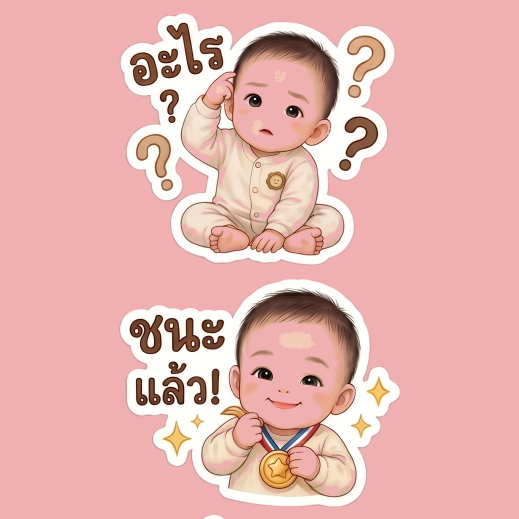
#> input picture Gemini_Generated_Image_8e9j988e9j988e9j (1)_split/Gemini_Generated_Image_8e9j988e9j988e9j (1)_01.png, 1038 x 1038 px (shown at 1/2 size)
$ python -i app.py   (imports and definitions only)
#> lines starting #> are read from the running program, lines starting #| are printed output that depends on the picture; after the words box and inside, x2 and y2 are one past the last pixel; in counts of white or black regions, pixels touching at a corner belong together
#> further down, picture is the input picture: shape (1038, 1038, 3); mean B, G, R 175, 179.5, 231.3
import streamlit as st
import cv2
import numpy as np
import os
import zipfile
from io import BytesIO
from PIL import Image
import streamlit.components.v1 as components
import base64

# --- Core Logic Functions ---

# [62 lines left out: function extract_stickers_logic, not called in this run]

def get_study_steps_logic(img):
    """Generates a dictionary of images representing each step of the process."""
    steps = {}
    steps["1. Original"] = cv2.cvtColor(img, cv2.COLOR_BGR2RGB)

    hsv = cv2.cvtColor(img, cv2.COLOR_BGR2HSV)
#> hsv: shape (1038, 1038, 3); mean H, S, V 6.7, 65.8, 231.4
    lower_white = np.array([0, 0, 190])
    upper_white = np.array([180, 50, 255])
    white_mask = cv2.inRange(hsv, lower_white, upper_white)
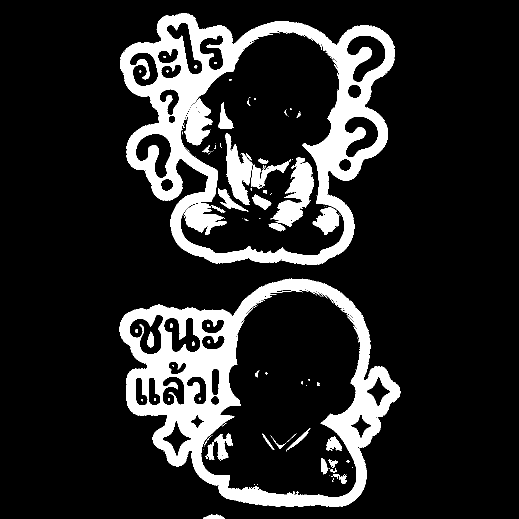
#> white_mask: shape (1038, 1038) (shown at 1/2 size); 15.5% white; 132 white regions (90 under 20 px), largest, box (x1, y1, x2, y2) and area: (240, 26, 790, 530) 72840, (238, 557, 801, 1014) 68109, (541, 314, 628, 453) 5281
    steps["2. HSV White Mask"] = white_mask

    kernel = cv2.getStructuringElement(cv2.MORPH_RECT, (5, 5))
    cleaned_mask = cv2.morphologyEx(white_mask, cv2.MORPH_OPEN, kernel)
#> cleaned_mask: shape (1038, 1038); 15% white; 36 white regions, largest, box (x1, y1, x2, y2) and area: (240, 27, 790, 530) 71132, (239, 558, 801, 1014) 66285, (547, 325, 627, 452) 4872
    cleaned_mask = cv2.morphologyEx(cleaned_mask, cv2.MORPH_CLOSE, kernel)
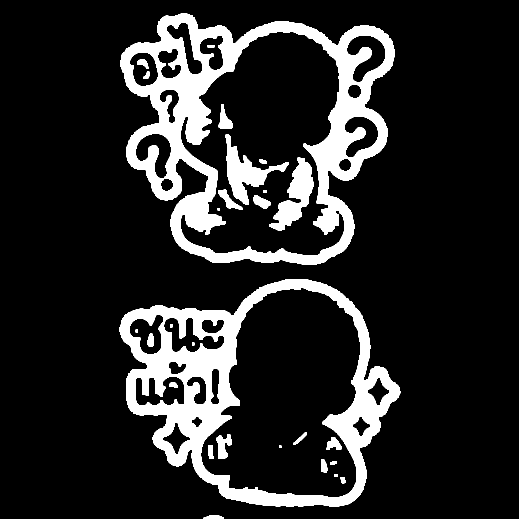
#> cleaned_mask: shape (1038, 1038) (shown at 1/2 size); 15.1% white; 28 white regions
    steps["3. Morphological Cleaning"] = cleaned_mask

    contours, _ = cv2.findContours(cleaned_mask, cv2.RETR_EXTERNAL, cv2.CHAIN_APPROX_SIMPLE)
#> contours = 3 contours; box (x1, y1, x2, y2) and area: (240, 27, 790, 530) 199716, (239, 558, 801, 1014) 180692, (407, 1030, 448, 1038) 210
    det_img = cv2.cvtColor(img, cv2.COLOR_BGR2RGB)
    valid_contours = []
    for cnt in contours:
        x, y, w, h = cv2.boundingRect(cnt)
        if w > 100 and h > 100:
            valid_contours.append(cnt)
            cv2.rectangle(det_img, (x, y), (x + w, y + h), (0, 255, 0), 5)
#> this loop made 3 passes
#> (x, y, w, h) on passes 1 to 3: (407, 1030, 41, 8), (239, 558, 562, 456), (240, 27, 550, 503)
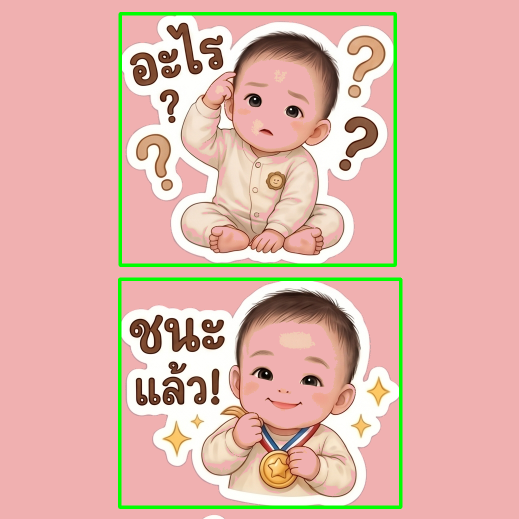
#> det_img: shape (1038, 1038, 3) (shown at 1/2 size); mean R, G, B 224.9, 181.6, 170.3
#> after the loop, valid_contours = 2 contours; box (x1, y1, x2, y2) and area: (240, 27, 790, 530) 199716, (239, 558, 801, 1014) 180692
    steps["4. Object Detection"] = det_img

    if valid_contours:
        valid_contours.sort(key=lambda c: (cv2.boundingRect(c)[1], cv2.boundingRect(c)[0]))
        sample_cnt = valid_contours[0]
#> sample_cnt = contour of 1090 points, box (x1, y1, x2, y2) (240, 27, 790, 530), area 199716
        x, y, w, h = cv2.boundingRect(sample_cnt)
        pad = 80
        x1, y1 = max(0, x - pad), max(0, y - pad)
#> x1 = 160; y1 = 0
        x2, y2 = min(img.shape[1], x + w + pad), min(img.shape[0], y + h + pad)
#> x2 = 870; y2 = 610

        local_mask = np.zeros((y2 - y1, x2 - x1), dtype=np.uint8)
        shifted_cnt = sample_cnt - [x1, y1]
#> shifted_cnt = 1090 rows, first 8: [201, 27], [200, 28], [198, 28], [197, 29], [196, 29], [195, 30], [191, 30], [191, 31]
        cv2.drawContours(local_mask, [shifted_cnt], -1, 255, -1)
#> local_mask: shape (610, 710); 46.4% white; 1 white region, box (x1, y1, x2, y2) and area: (80, 27, 630, 530) 200922
        steps["5. Solid Filled Mask (Internal Detail Preserved)"] = local_mask

        shadow_blur = cv2.GaussianBlur(local_mask, (51, 51), 0)
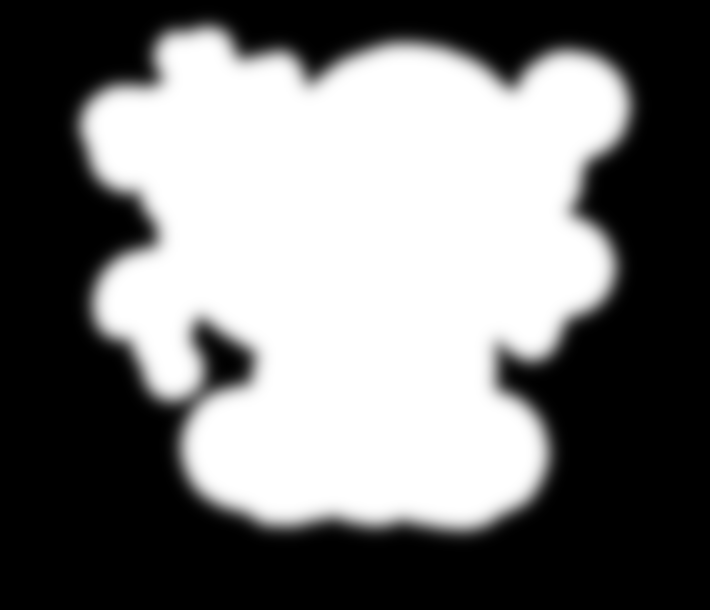
#> shadow_blur: shape (610, 710); min 0, max 255, mean 118.3
        M = np.float32([[1, 0, 12], [0, 1, 12]])
        shadow_shifted = cv2.warpAffine(shadow_blur, M, (x2-x1, y2-y1))
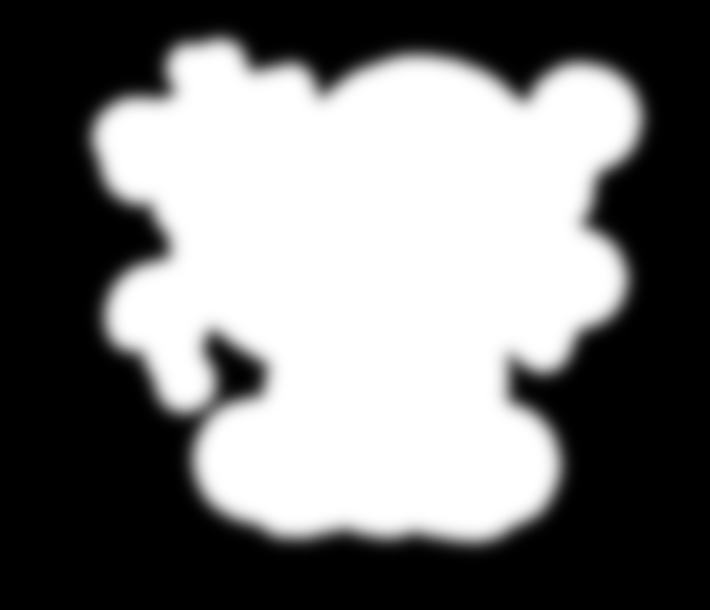
#> shadow_shifted: shape (610, 710); min 0, max 255, mean 118.3
        steps["6. Generated Shadow Layer"] = shadow_shifted

        final_png = np.zeros((y2 - y1, x2 - x1, 4), dtype=np.uint8)
        final_png[:, :, 3] = (shadow_shifted * 0.45).astype(np.uint8)
        sticker_rgba = cv2.cvtColor(img[y1:y2, x1:x2], cv2.COLOR_BGR2BGRA)
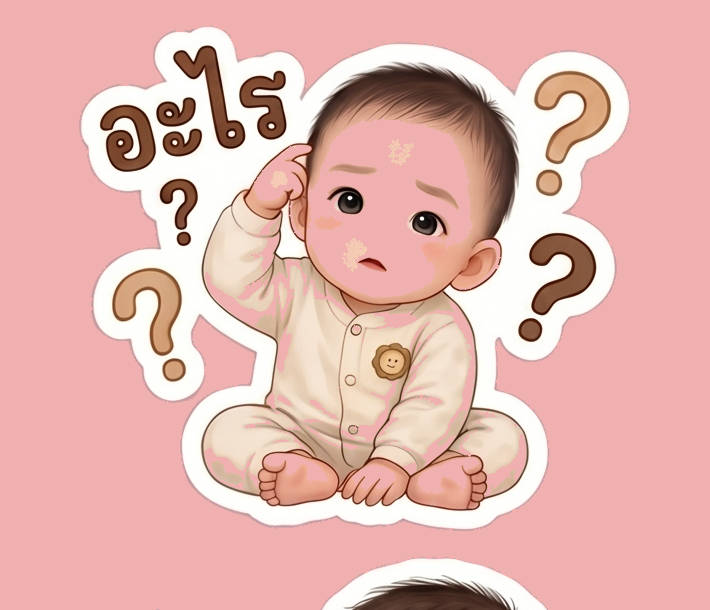
#> sticker_rgba: shape (610, 710, 4); mean B, G, R, A 176, 181.7, 228.4, 255
        sticker_rgba[:, :, 3] = local_mask
        alpha_s = sticker_rgba[:, :, 3] / 255.0
        alpha_l = 1.0 - alpha_s
        for c in range(3):
            final_png[:, :, c] = (alpha_s * sticker_rgba[:, :, c] + alpha_l * final_png[:, :, c])
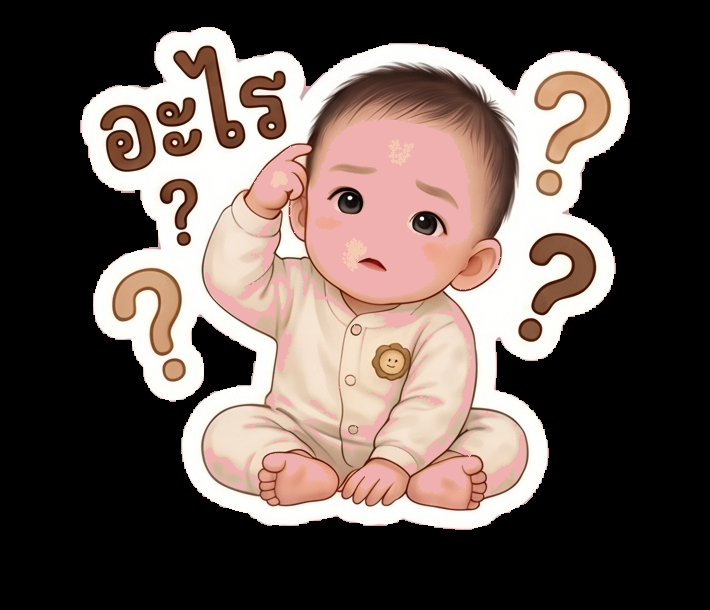
#> final_png: shape (610, 710, 4); mean of channels 0, 1, 2, 3 82, 87.6, 101.1, 52.9; drawn as B, G, R
        final_png[:, :, 3] = cv2.addWeighted(final_png[:, :, 3], 1, sticker_rgba[:, :, 3], 1, 0)
        steps["7. Final Stylized Result"] = cv2.cvtColor(final_png, cv2.COLOR_BGRA2RGBA)

    return steps

# [7 lines left out: function get_image_download_link, not called in this run]

# --- Streamlit UI ---
# [1 line not run here, left out]

# Initialize session state
if 'extracted_stickers' not in st.session_state:
    st.session_state.extracted_stickers = None
if 'study_data' not in st.session_state:
    st.session_state.study_data = None
if 'last_file' not in st.session_state:
    st.session_state.last_file = None

# Sidebar Navigation
# [1 line not run here, left out]
# [1 line that did not run here, left out]

# --- Page 1: Main Extractor ---
# [154 lines not run here, left out]

>>> import cv2
>>> picture = cv2.imread('Gemini_Generated_Image_8e9j988e9j988e9j (1)_split/Gemini_Generated_Image_8e9j988e9j988e9j (1)_01.png')
>>> result = get_study_steps_logic(picture)
#> result = 7 items

$ run again, on Gemini_Generated_Image_8e9j988e9j988e9j (1)_split/Gemini_Generated_Image_8e9j988e9j988e9j (1)_03.png
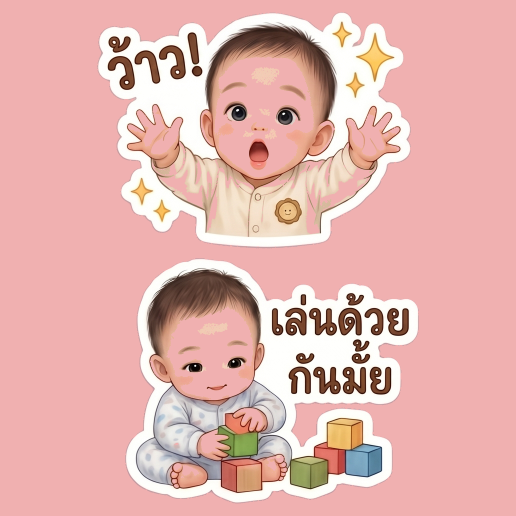
#> input picture Gemini_Generated_Image_8e9j988e9j988e9j (1)_split/Gemini_Generated_Image_8e9j988e9j988e9j (1)_03.png, 1031 x 1031 px (shown at 1/2 size)
#> picture is the input picture: shape (1031, 1031, 3); mean B, G, R 175.2, 179.7, 228.6
#> hsv: shape (1031, 1031, 3); mean H, S, V 10.3, 64.3, 229.1
#> white_mask: shape (1031, 1031); 18.7% white; 133 white regions (96 under 20 px), largest, box (x1, y1, x2, y2) and area: (195, 24, 821, 496) 93041, (251, 517, 837, 1006) 78405, (309, 773, 436, 910) 9284
#> contours = 2 contours; box (x1, y1, x2, y2) and area: (195, 25, 821, 495) 223957, (251, 517, 837, 1006) 210628
#> the loop in get_study_steps_logic, `for cnt in contours:` made 2 passes
#> (x, y, w, h) on passes 1 to 2: (251, 517, 586, 489), (195, 25, 626, 470)
#> after the loop in get_study_steps_logic, `for cnt in contours:`:
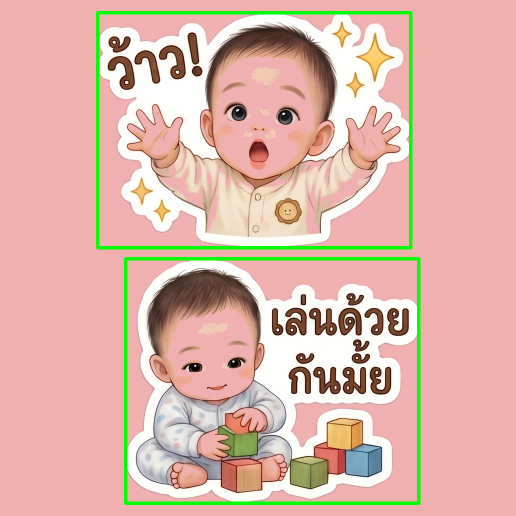
#> det_img: shape (1031, 1031, 3) (shown at 1/2 size); mean R, G, B 221.8, 181.9, 170.2
#> after the loop in get_study_steps_logic, `for cnt in contours:`: valid_contours has the same summary as contours
#> sample_cnt = contour of 1040 points, box (x1, y1, x2, y2) (195, 25, 821, 495), area 223957
#> x1 = 115; y1 = 0
#> x2 = 901; y2 = 575
#> shifted_cnt = 1040 rows, first 8: [424, 25], [423, 26], [415, 26], [413, 28], [407, 28], [406, 29], [392, 29], [391, 30]
#> local_mask: shape (575, 786); 49.8% white; 1 white region, box (x1, y1, x2, y2) and area: (80, 25, 706, 495) 225091
#> after the loop in get_study_steps_logic, `for c in range(3):`:
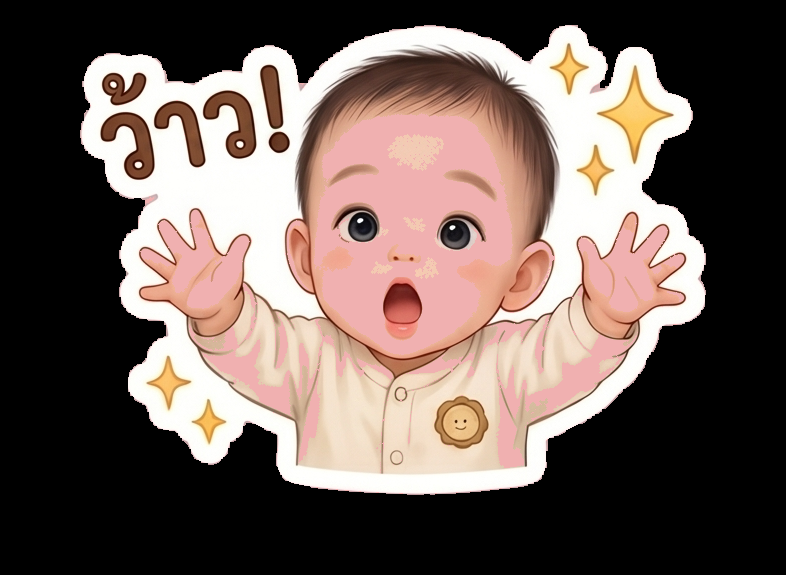
#> final_png: shape (575, 786, 4); mean of channels 0, 1, 2, 3 89.4, 95.4, 110.9, 56.8; drawn as B, G, R
#> result = 7 items

$ run again, on Gemini_Generated_Image_8e9j988e9j988e9j (1)_split/Gemini_Generated_Image_8e9j988e9j988e9j (1)_04.png
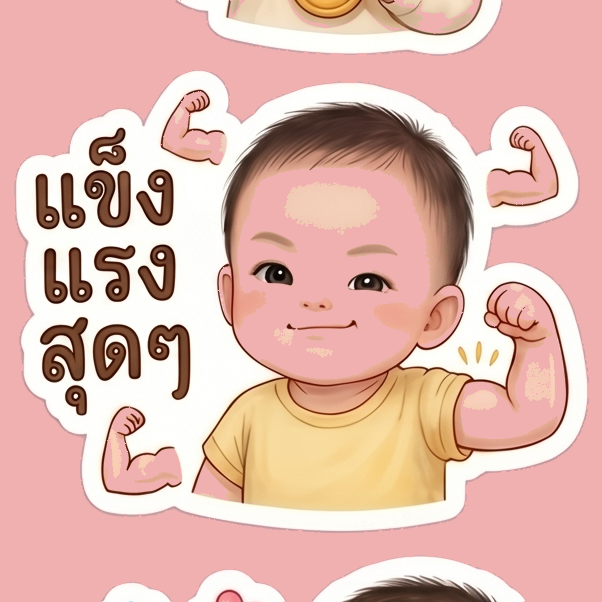
#> input picture Gemini_Generated_Image_8e9j988e9j988e9j (1)_split/Gemini_Generated_Image_8e9j988e9j988e9j (1)_04.png, 602 x 602 px
#> picture is the input picture: shape (602, 602, 3); mean B, G, R 174.6, 184.6, 226
#> hsv: shape (602, 602, 3); mean H, S, V 12.7, 65.1, 226.1
#> white_mask: shape (602, 602); 27.2% white; 43 white regions (28 under 20 px), largest, box (x1, y1, x2, y2) and area: (15, 70, 588, 533) 83133, (178, 0, 502, 55) 7646, (313, 555, 526, 602) 4540
#> contours = 6 contours; box (x1, y1, x2, y2) and area: (15, 71, 588, 532) 211244, (181, 0, 502, 55) 7123, (313, 555, 524, 602) 4060, (188, 570, 284, 602) 1710, (104, 582, 171, 602) 890, (452, 0, 462, 8) 58
#> the loop in get_study_steps_logic, `for cnt in contours:` made 6 passes
#> (x, y, w, h) on passes 1 to 6: (104, 582, 67, 20), (188, 570, 96, 32), (313, 555, 211, 47), (15, 71, 573, 461), (452, 0, 10, 8), (181, 0, 321, 55)
#> after the loop in get_study_steps_logic, `for cnt in contours:`: valid_contours = 1 contour; box (x1, y1, x2, y2) and area: (15, 71, 588, 532) 211244
#> sample_cnt = contour of 859 points, box (x1, y1, x2, y2) (15, 71, 588, 532), area 211244
#> in get_study_steps_logic, `x, y, w, h = cv2.boundingRect(sample_cnt)`: x = 15; y = 71; w = 573; h = 461
#> x1 = 0
#> x2 = 602
#> shifted_cnt = 859 rows, first 8: [191, 71], [190, 72], [188, 72], [187, 73], [185, 73], [184, 74], [183, 74], [182, 75]
#> local_mask: shape (602, 602); 58.6% white; 1 black region, box (x1, y1, x2, y2) and area: (0, 0, 602, 602) 150151
#> after the loop in get_study_steps_logic, `for c in range(3):`:
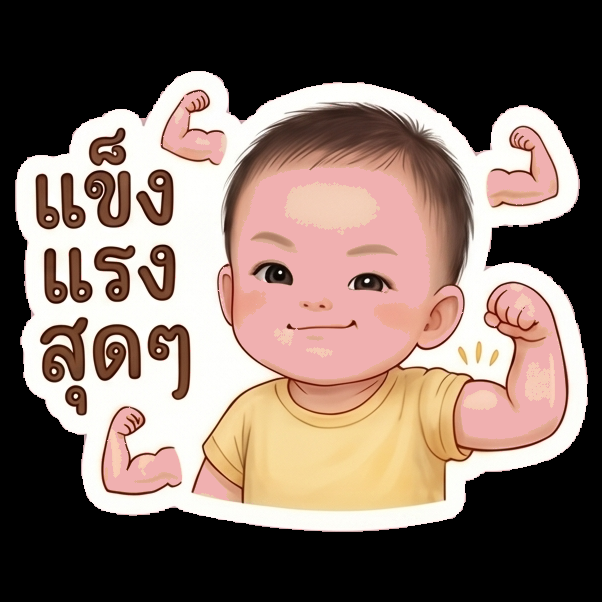
#> final_png: shape (602, 602, 4); mean of channels 0, 1, 2, 3 100.5, 109.7, 127.9, 66.7; drawn as B, G, R
#> result = 7 items
